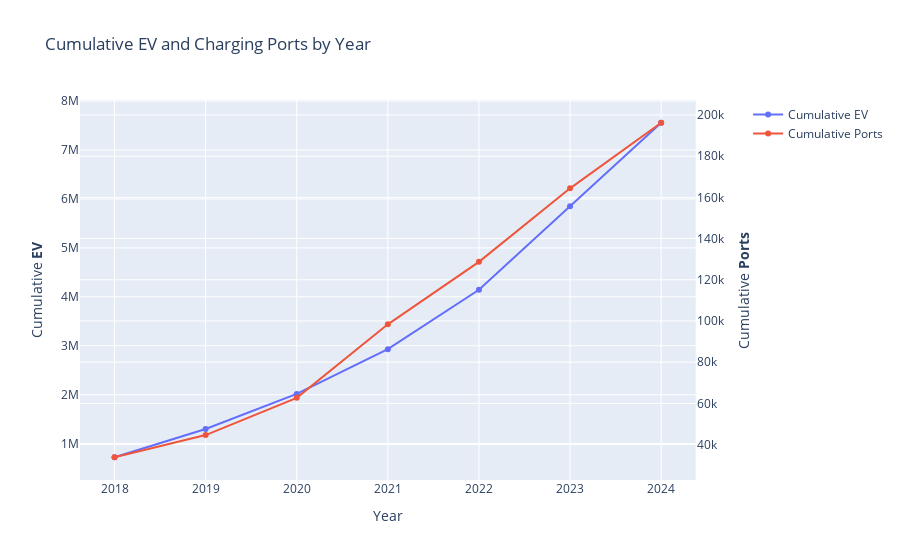

Notebook cell for this chart:
### Code cell
#Trends of Electric Vehicles and Charging Infrastructure amount

import plotly.graph_objects as go
from plotly.subplots import make_subplots

# Create figure with secondary y-axis
fig = make_subplots(specs=[[{'secondary_y': True}]])

# Add traces
fig.add_trace(go.Scatter(x = df['Year'], y=df['Cumulative EV'], name='Cumulative EV'),secondary_y=False)
fig.add_trace(go.Scatter(x = df['Year'], y=df['Cumulative Ports'], name='Cumulative Ports'), secondary_y=True)

# Add figure title
fig.update_layout(title = "Cumulative EV and Charging Ports by Year")

# Set x-axis title
fig.update_xaxes(title_text="Year")

# Set y-axes titles
fig.update_yaxes(title_text="Cumulative <b>EV</b>", secondary_y=False)
fig.update_yaxes(title_text="Cumulative <b>Ports</b>", secondary_y=True)

fig.show()

### Figure 1 — Plotly figure (JSON) as saved in the notebook; plotly's stock layout.template omitted (floating-point values rounded to 4 significant figures)
{"data": [{"name": "Cumulative EV", "type": "scatter", "x": [2018, 2019, 2020, 2021, 2022, 2023, 2024], "xaxis": "x", "y": [721424, 1299422, 2015337, 2930271, 4145066, 5853356, 7558304], "yaxis": "y"}, {"name": "Cumulative Ports", "type": "scatter", "x": [2018, 2019, 2020, 2021, 2022, 2023, 2024], "xaxis": "x", "y": [33843, 44602, 62669, 98370, 128689, 164385, 196219], "yaxis": "y2"}], "layout": {"autosize": true, "title": {"text": "Cumulative EV and Charging Ports by Year"}, "xaxis": {"anchor": "y", "autorange": true, "domain": [0, 0.94], "range": [2018.0, 2024.0], "title": {"text": "Year"}, "type": "linear"}, "yaxis": {"anchor": "x", "autorange": true, "domain": [0, 1], "range": [157200.0, 8123000.0], "title": {"text": "Cumulative <b>EV</b>"}, "type": "linear"}, "yaxis2": {"anchor": "x", "autorange": true, "overlaying": "y", "range": [20440.0, 209600.0], "side": "right", "title": {"text": "Cumulative <b>Ports</b>"}, "type": "linear"}}}
